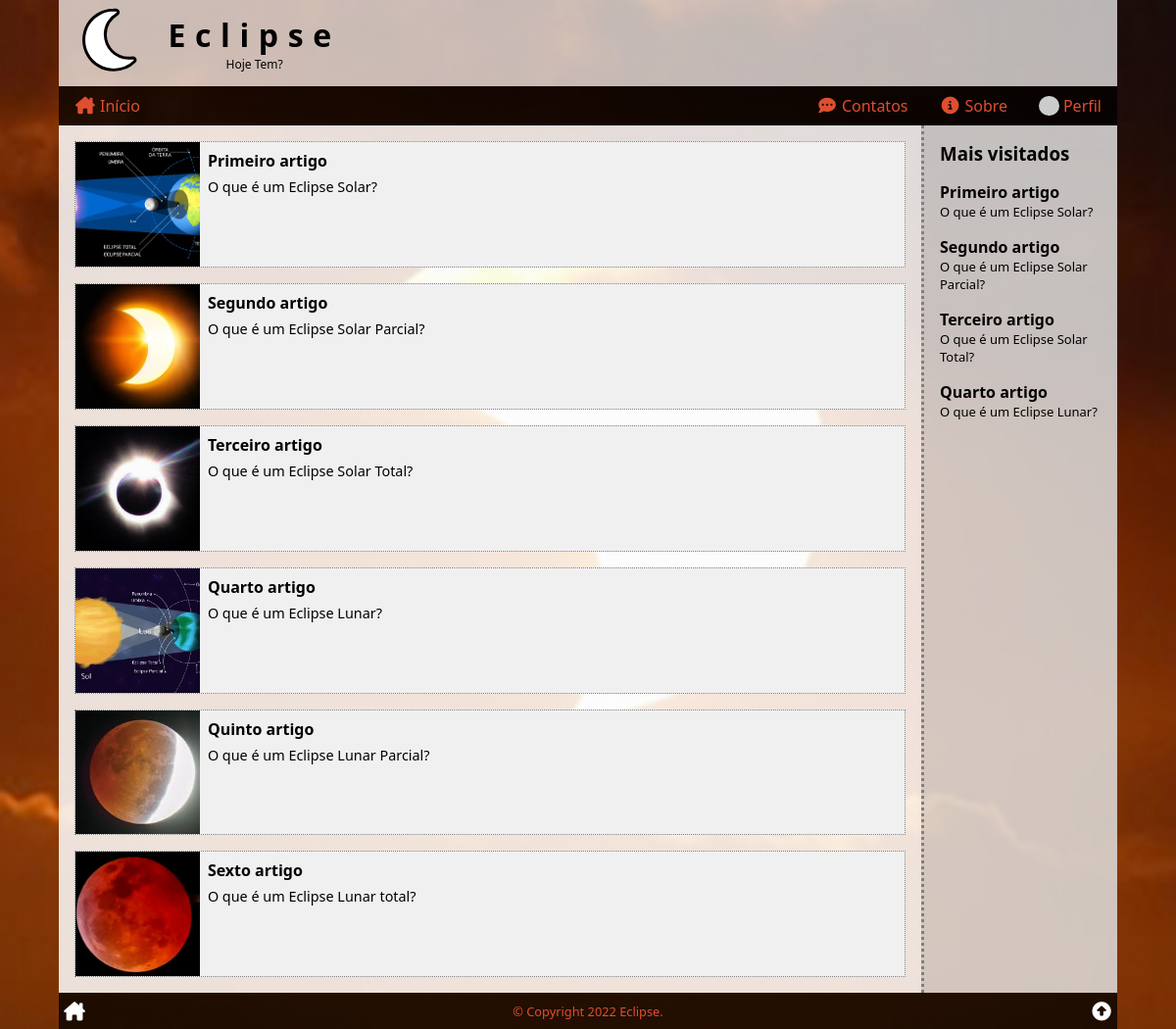
The page / (signed in) on the database its author committed.
### tables this page shows
CREATE TABLE articles (
    art_id INT PRIMARY KEY AUTO_INCREMENT,
    art_title VARCHAR(127),
    art_intro VARCHAR(255),
    art_thumb VARCHAR(255),
    art_content TEXT,
    art_author INT,
    art_date TIMESTAMP DEFAULT CURRENT_TIMESTAMP,
    art_views int default '0',
    art_status ENUM('on', 'off', 'deleted') DEFAULT 'on',
    FOREIGN KEY (art_author) REFERENCES users (user_id)
);

### index.php (the view, shortened to what this page needs)
<?php
require($_SERVER['DOCUMENT_ROOT'] . '/_config.php');
$sql = <<<SQL
SELECT art_id, art_title, art_intro, art_thumb
    FROM articles
WHERE art_status = 'on'
    AND art_date <= NOW()
ORDER BY art_date DESC;
SQL;
$res = $conn->query($sql);
$artigos = '<div class="items">' . "\n";
while ($artigo = $res->fetch_assoc()) :
    $artigos .= <<<HTML
        <div class="item" onclick="location.href='/ler/?id={$artigo['art_id']}'">
            <div class="thumb" style="background-image: url('{$artigo['art_thumb']}')" title="Imagem de {$artigo['art_title']}"></div>
            <div class="body">
                <h4>{$artigo['art_title']}</h4>
                <span>{$artigo['art_intro']}</span>
            </div>
        </div>
HTML;
endwhile;
$artigos .= '</div>';
require($_SERVER['DOCUMENT_ROOT'] . '/_header.php');
?>
<section>
<?php
echo $artigos;
?>
</section>
<aside>
<?php
$mv = mostViewed();
if ($mv) echo "<h3>Mais visitados</h3>{$mv}";
?>
</aside>
<?php
require($_SERVER['DOCUMENT_ROOT'] . '/_footer.php');

### _config.php (shortened to what this page needs)
<?php
$db = array(
    'hostname' => 'localhost',
    'username' => 'root',
    'password' => '',
    'database' => 'vitugo'
);
$conn = new mysqli($db['hostname'], $db['username'], $db['password'], $db['database']);
$conn->query("SET NAMES 'utf8'");
$conn->query('SET character_set_connection=utf8');
$conn->query('SET character_set_client=utf8');
$conn->query('SET character_set_results=utf8');
$conn->query('SET GLOBAL lc_time_names = pt_BR');
$conn->query('SET lc_time_names = pt_BR');
function mostViewed($num = 4)
{
    global $conn;
    $sql = <<<SQL
SELECT art_id, art_title, art_intro
FROM articles
WHERE art_status = 'on'
	AND art_date <= NOW()
ORDER BY art_views DESC
LIMIT {$num};
SQL;
    $res = $conn->query($sql);
    $out = '';
    if ($res->num_rows > 0) :
        while ($art = $res->fetch_assoc()) :
            $out .= <<<HTML
<div class="side-art-box" onclick="location.href='/ler/?id={$art['art_id']}'">
    <div class="side-art-title">{$art['art_title']}</div>
    <div class="side-art-intro">{$art['art_intro']}</div>
</div>
HTML;
        endwhile;
    else :
        $out = false;
    endif;
    return $out;
}

### style.css (style rules this page uses)
* { box-sizing: border-box; outline: none; transition: .2s; }
html, body { position: relative ; width: 100%; height: 100%; padding: 0; margin: 0; font-family: 'Segoe UI', Tahoma, Geneva, Verdana, sans-serif; font-size: 16px; }
header, nav, section, article, main, aside, footer { display: block; }
body { background-color: rgb(170, 170, 170); background-attachment: fixed; background-image: url('/img/FotoEclipse.jpg'); background-position: center; background-repeat: no-repeat; background-size: cover; }
.wrap>main>section, .wrap>main>aside { padding: 1rem; }
.wrap>main>section { flex-grow: 1; background-color: rgba(255, 255, 255, .85); }
.wrap>main>aside { border-top: 3px dotted grey; background: rgba(224, 224, 224, .85); }
.wrap>main>section>h2:first-child, .wrap>main>aside>h3:first-child { margin: 0; }
.item { background-color: rgb(240, 240, 240); margin-bottom: 1rem; border: 1px dotted grey; cursor: pointer; }
.items .item:last-child { margin-bottom: 0; }
.item .thumb { width: 100%; aspect-ratio: 1 / 1; background-attachment: local; background-position: center; background-repeat: no-repeat; background-size: cover; }
.item .body { padding: .5rem; }
.item .body span { font-size: .9rem; }
.item h4 { margin: 0 0 .25rem 0; }
@media (min-width: 426px) { .items { display: grid; grid-template-columns: 50% 50%; grid-column-gap: 1rem; margin-right: 1rem; } }
@media (min-width: 576px) { .items { display: block; margin: 0; } }
@media (min-width: 576px) { .item { display: flex; } }
@media (min-width: 576px) { .item .thumb { width: 15%; } }
@media (min-width: 768px) { .wrap>main>aside { border-top: none; border-left: 3px dotted grey; flex: 0 0 200px; } }
.side-art-box { margin: 1rem 0; cursor: pointer; }
.side-art-title { font-weight: bold; }
.side-art-intro { font-size: small; }

### rows shown on the page
articles: art_thumb (picture), art_title "Primeiro artigo", art_intro "O que é um Eclipse Solar?"
articles: art_thumb (picture), art_title "Segundo artigo", art_intro "O que é um Eclipse Solar Parcial?"
articles: art_thumb (picture), art_title "Terceiro artigo", art_intro "O que é um Eclipse Solar Total?"
articles: art_thumb (picture), art_title "Quarto artigo", art_intro "O que é um Eclipse Lunar?"
articles: art_thumb (picture), art_title "Quinto artigo", art_intro "O que é um Eclipse Lunar Parcial?"
articles: art_thumb (picture), art_title "Sexto artigo", art_intro "O que é um Eclipse Lunar total?"
